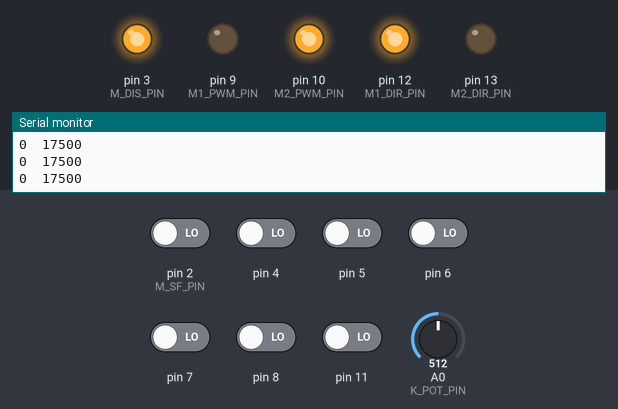
Recording of a sketch running on a simulated Arduino Uno, built with avr-gcc and run on an emulated ATmega328P. Parts: output pins drawn as LEDs (lit = HIGH), the last lines printed to the serial monitor. The inputs (shaded band) are chosen by the test bench; at power-on: pin 2 (M_SF_PIN), pin 4–8, pin 11 LOW, A0 (K_POT_PIN) = 512.

Above: at 5.3 s.
5.4 s: pin 7 driven HIGH
At 6.1 s:
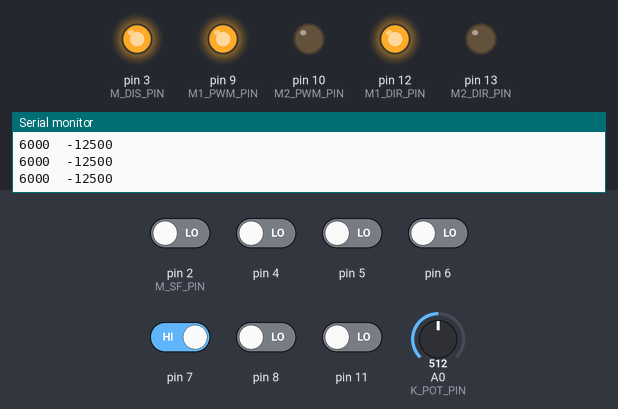
6.9 s: A0 (K_POT_PIN) set to 107
8.4 s: A0 (K_POT_PIN) set to 91
At 9.6 s:
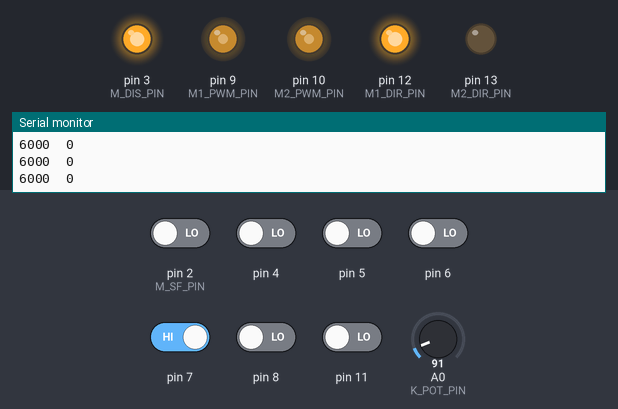
9.9 s: A0 (K_POT_PIN) set to 306
At 10.6 s:
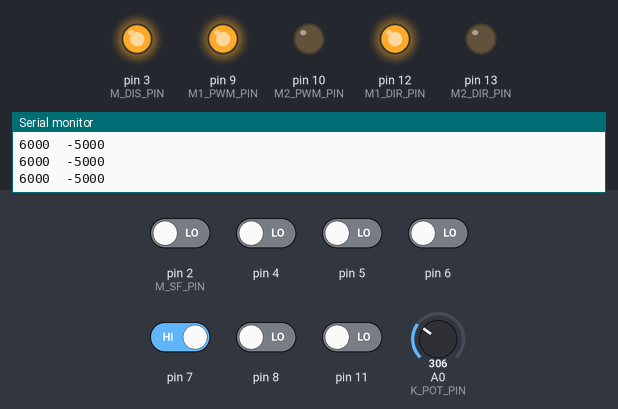
11.4 s: pin 11 driven HIGH
At 11.9 s:
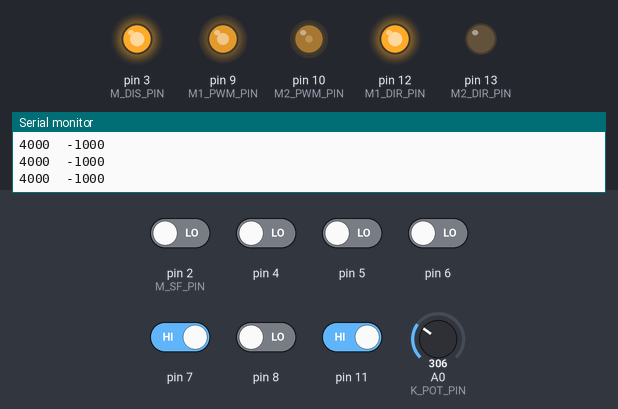
12.9 s: pin 2 (M_SF_PIN) driven HIGH
At 14.1 s:
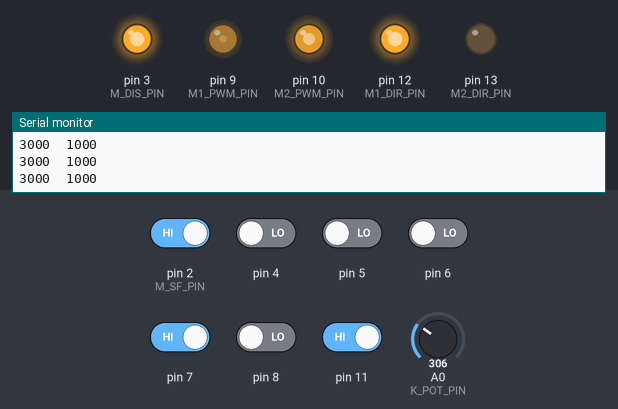
Timing chart, 0 to 15.4 s (numbered marks = the images above; inputs shaded):
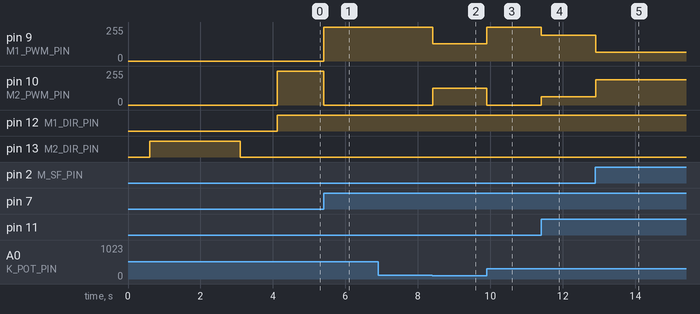

The sketch:

qtrc-line-follower.ino
```cpp
// Line Follower with QTR-1RC from Polulu
// This example is designed for use with eight QTR-1RC sensor
// Use Potentiometer to set Kp in the P-controller

#include <QTRSensors.h>

#define M_SF_PIN  2
#define M_DIS_PIN 3

#define M1_PWM_PIN 9
#define M2_PWM_PIN 10
#define M1_DIR_PIN 12
#define M2_DIR_PIN 13

#define K_POT_PIN  A0

#define NUM_SENSORS   8                      // number of sensors used
#define TIMEOUT       10000                  // waits for 2500 microseconds for sensor outputs to go low
#define EMITTER_PIN   QTR_NO_EMITTER_PIN     // emitter is controlled by digital pin 2

// sensors 0 through 7 are connected to digital pins 3 through 10, respectively
QTRSensorsRC qtrrc((unsigned char[]) {1,2,11,4,5,6,7,8}, NUM_SENSORS, TIMEOUT, EMITTER_PIN);
unsigned int sensorValues[NUM_SENSORS];


void setup()
{
  pinMode(M_DIS_PIN, OUTPUT);
  pinMode(M1_PWM_PIN, OUTPUT);
  pinMode(M2_PWM_PIN, OUTPUT);
  pinMode(M1_DIR_PIN, OUTPUT);
  pinMode(M2_DIR_PIN, OUTPUT);
  delay(100);
  digitalWrite(M_DIS_PIN, 1);

  delay(500);
  pinMode(13, OUTPUT);
  digitalWrite(13, HIGH);    // turn on Arduino's LED to indicate we are in calibration mode
  for (int i = 0; i < 100; i++)  // make the calibration take about 10 seconds
  {
    qtrrc.calibrate();       // reads all sensors 10 times at 2500 us per read (i.e. ~25 ms per call)
  }
  digitalWrite(13, LOW);     // turn off Arduino's LED to indicate we are through with calibration

  // print the calibration minimum values measured when emitters were on
  Serial.begin(9600);
  for (int i = 0; i < NUM_SENSORS; i++)
  {
    Serial.print(qtrrc.calibratedMinimumOn[i]);
    Serial.print(' ');
  }
  Serial.println();

  // print the calibration maximum values measured when emitters were on
  for (int i = 0; i < NUM_SENSORS; i++)
  {
    Serial.print(qtrrc.calibratedMaximumOn[i]);
    Serial.print(' ');
  }
  Serial.println();
  Serial.println();
  delay(1000);
}


void loop()
{
  float K = map(analogRead(K_POT_PIN),0, 1023, 0.0, 10.0);
  unsigned int position = qtrrc.readLine(sensorValues);
  int err = K * (3500 - position);

  digitalWrite(M1_DIR_PIN, 1);
  analogWrite(M1_PWM_PIN,  constrain(map(err, -2000, 2000, 255, 0),0 ,255));
  digitalWrite(M2_DIR_PIN, 0);
  analogWrite(M2_PWM_PIN, constrain(map(err, -2000, 2000, 0, 255),0 ,255));

  Serial.print(position);
  Serial.print('\t');
  Serial.print(err);
  Serial.println();
  delay(10);
}
```

Measured:
- the behaviour switches between 103 and 102 on A0 (K_POT_PIN) (found by bisection; images 1 and 2)
- after the input at 5.4 s, pin 9 (M1_PWM_PIN): 0/255 → 255/255 at once; pin 10 (M2_PWM_PIN): 255/255 → 0/255 at once
- after the input at 8.4 s, pin 9 (M1_PWM_PIN): 255/255 → 128/255 at once; pin 10 (M2_PWM_PIN): 0/255 → 127/255 at once
- after the input at 9.9 s, pin 9 (M1_PWM_PIN): 128/255 → 255/255 at once; pin 10 (M2_PWM_PIN): 127/255 → 0/255 at once
- after the input at 11.4 s, pin 9 (M1_PWM_PIN): 255/255 → 192/255 at once; pin 10 (M2_PWM_PIN): 0/255 → 63/255 at once
- after the input at 12.9 s, pin 9 (M1_PWM_PIN): 192/255 → 64/255 at once; pin 10 (M2_PWM_PIN): 63/255 → 191/255 at once
